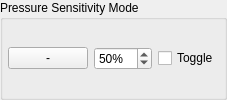
             <widget class="QGroupBox" name="gb_pressure_intensity">
              <property name="title">
               <string>Pressure Sensitivity Mode</string>
              </property>
              <layout class="QHBoxLayout" name="pressure_intensity_layout" stretch="2,1,1">
               <property name="leftMargin">
                <number>5</number>
               </property>
               <property name="topMargin">
                <number>5</number>
               </property>
               <property name="rightMargin">
                <number>5</number>
               </property>
               <property name="bottomMargin">
                <number>5</number>
               </property>
               <item>
                <widget class="QPushButton" name="b_pressure_intensity">
                 <property name="text">
                  <string>-</string>
                 </property>
                 <property name="autoDefault">
                  <bool>false</bool>
                 </property>
                </widget>
               </item>
               <item>
                <widget class="QSpinBox" name="sb_pressure_intensity">
                 <property name="suffix">
                  <string>%</string>
                 </property>
                 <property name="maximum">
                  <number>100</number>
                 </property>
                 <property name="value">
                  <number>50</number>
                 </property>
                </widget>
               </item>
               <item>
                <widget class="QCheckBox" name="cb_pressure_intensity_toggle_mode">
                 <property name="text">
                  <string>Toggle</string>
                 </property>
                </widget>
               </item>
              </layout>
             </widget>
